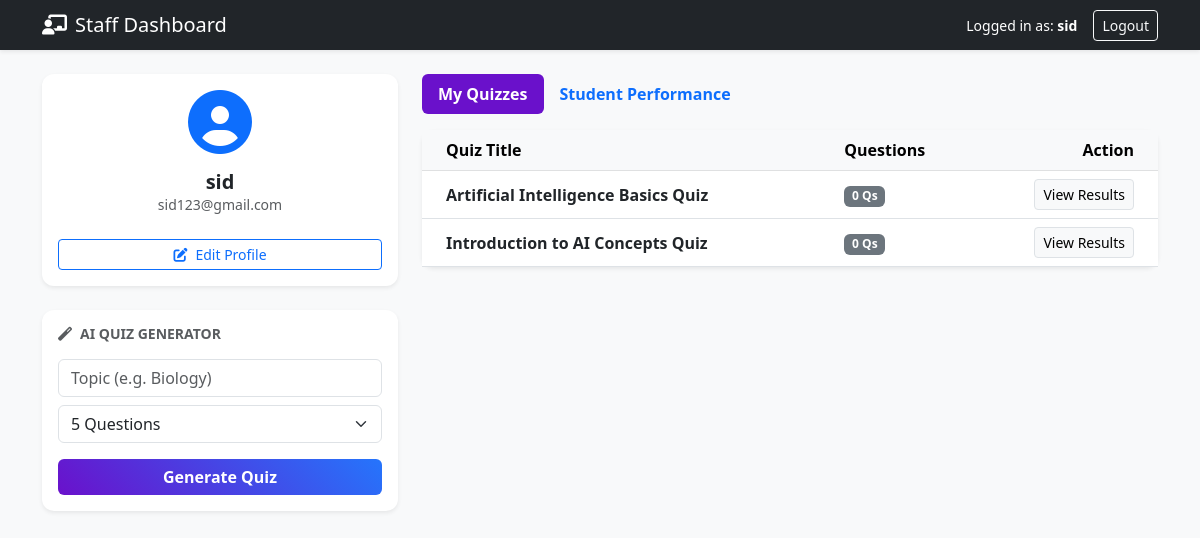
The app's page /staff/dashboard (signed in) with its own data.
### controller/models.py (models this page shows, shortened)
class User(db.Model):
    _tablename_ = "user"
    id = db.Column(db.Integer, primary_key=True, autoincrement=True)
    username = db.Column(db.String(50), unique=True, nullable=False)
    email = db.Column(db.String(120), unique=True, nullable=False)
    password = db.Column(db.String(200), nullable=False)
    roles = db.relationship("UserRole", back_populates="user")

class Quiz(db.Model):
     _tablename_ = "quiz"
     id = db.Column(db.Integer, primary_key=True, autoincrement=True)
     title = db.Column(db.String(100), nullable=False)
     creator_id = db.Column(db.Integer, db.ForeignKey("user.id")) # Link to Staff

### app.py (the view)
@app.route("/staff/dashboard")
def staff_dashboard():
    if session.get('role_id') != 2:
        return redirect(url_for('login'))
    user = db.session.get(User, session['user_id'])
    quizzes = Quiz.query.filter_by(creator_id=user.id).all()
    return render_template("staff_dashboard.html", user=user, quizzes=quizzes)

### templates/staff_dashboard.html (shortened to what this page needs)
<!DOCTYPE html>
<html lang="en">
<head>
    <link href="https://cdn.jsdelivr.net/npm/bootstrap@5.3.0/dist/css/bootstrap.min.css" rel="stylesheet">
    <link rel="stylesheet" href="https://cdnjs.cloudflare.com/ajax/libs/font-awesome/6.4.0/css/all.min.css">
</head>
<body class="bg-light">
    <nav class="navbar navbar-dark bg-dark shadow-sm mb-4">
        <div class="container">
            <span class="navbar-brand mb-0 h1"><i class="fas fa-chalkboard-teacher me-2"></i>Staff Dashboard</span>
            <div class="d-flex align-items-center text-white">
                <span class="me-3 small">Logged in as: <strong>{{ user.username }}</strong></span>
                <a href="{{ url_for('logout') }}" class="btn btn-outline-light btn-sm">Logout</a>
            </div>
        </div>
    </nav>
    <div class="container">
        <div class="row">
            <div class="col-md-4">
                <div class="card shadow-sm mb-4">
                    <div class="card-body text-center">
                        <i class="fas fa-user-circle fa-4x text-primary mb-3"></i>
                        <h5 class="fw-bold mb-0">{{ user.username }}</h5>
                        <p class="text-muted small">{{ user.email }}</p>
                        <button class="btn btn-sm btn-outline-primary w-100 mt-2" data-bs-toggle="modal" data-bs-target="#profileModal">
                            <i class="fas fa-edit me-2"></i>Edit Profile
                        </button>
                    </div>
                </div>
                <div class="card shadow-sm mb-4">
                    <div class="card-body">
                        <h6 class="fw-bold text-uppercase small text-muted mb-3"><i class="fas fa-magic me-2"></i>AI Quiz Generator</h6>
                        <form action="{{ url_for('generate_quiz') }}" method="POST" id="aiForm">
                            <input type="text" name="topic" class="form-control mb-2" placeholder="Topic (e.g. Biology)" required>
                            <select name="num_questions" class="form-select mb-3">
                                <option value="5" selected>5 Questions</option>
                            </select>
                            <button type="submit" class="btn btn-ai w-100 fw-bold" id="genBtn">Generate Quiz</button>
                        </form>
                    </div>
                </div>
            </div>
            <div class="col-md-8">
                <ul class="nav nav-pills mb-3" id="pills-tab" role="tablist">
                    <li class="nav-item" role="presentation">
                        <button class="nav-link active fw-bold" id="pills-quizzes-tab" data-bs-toggle="pill" data-bs-target="#pills-quizzes" type="button">My Quizzes</button>
                    </li>
                    <li class="nav-item" role="presentation">
                        <button class="nav-link fw-bold" id="pills-performance-tab" data-bs-toggle="pill" data-bs-target="#pills-performance" type="button">Student Performance</button>
                    </li>
                </ul>
                <div class="tab-content" id="pills-tabContent">
                    <div class="tab-pane fade show active" id="pills-quizzes">
                        <div class="card shadow-sm">
                            <div class="table-responsive">
                                <table class="table table-hover align-middle mb-0">
                                    <thead class="table-light">
                                        <tr>
                                            <th class="ps-4">Quiz Title</th>
                                            <th>Questions</th>
                                            <th class="text-end pe-4">Action</th>
                                        </tr>
                                    </thead>
                                    <tbody>
                                        {% for quiz in quizzes %}
                                        <tr>
                                            <td class="ps-4 fw-bold text-dark">{{ quiz.title }}</td>
                                            <td><span class="badge bg-secondary">{{ quiz.questions|length }} Qs</span></td>
                                            <td class="text-end pe-4">
                                                <a href="{{ url_for('quiz_results', quiz_id=quiz.id) }}" class="btn btn-sm btn-light border">View Results</a>
                                            </td>
                                        </tr>
                                        {% else %}
                                        <tr><td colspan="3" class="text-center py-5 text-muted">No quizzes created yet.</td></tr>
                                        {% endfor %}
                                    </tbody>
                                </table>
                            </div>
                        </div>
                    </div>
                </div>
            </div>
        </div>
    </div>
</body>
</html>

### templates/staff_dashboard.html (style rules this page uses)
.card { border-radius: 12px; border: none; transition: 0.3s; }
.btn-ai { background: linear-gradient(45deg, #6a11cb, #2575fc); color: white; border: none; }
.nav-pills .nav-link.active { background: #6a11cb; }

### records on screen
User: username "sid", email "sid123@gmail.com"
Quiz: title "Artificial Intelligence Basics Quiz", questions|length "0"
Quiz: title "Introduction to AI Concepts Quiz", questions|length "0"
